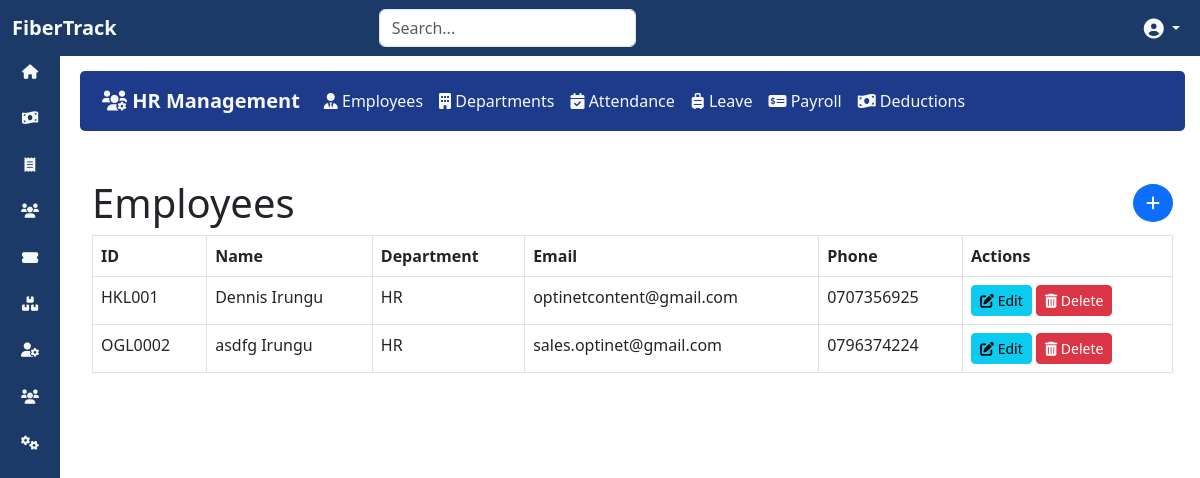
The page /hr/employees/ (signed in) on the database its author committed.
### hr/models.py (models this page shows, shortened)
class Employee(models.Model):
    employee_id = models.CharField(max_length=10, unique=True, editable=False)
    first_name = models.CharField(max_length=100)
    last_name = models.CharField(max_length=100)
    email = models.EmailField()
    phone = models.CharField(max_length=15)
    address = models.CharField(max_length=100)
    national_id = models.CharField(max_length=20, unique=True)
    emergency_contact_name = models.CharField(max_length=100, null=True, blank=True)
    emergency_contact_phone = models.CharField(max_length=15, null=True, blank=True)
    department = models.ForeignKey('Department', on_delete=models.SET_NULL, null=True, blank=True)
    job_title = models.CharField(max_length=100, null=True, blank=True)
    hire_date = models.DateField()
    salary = models.DecimalField(max_digits=10, decimal_places=2)
    is_active = models.BooleanField(default=True)
    bank = models.CharField(max_length=100, null=True, blank=True)
    branch = models.CharField(max_length=100, null=True, blank=True)
    account_number = models.CharField(max_length=50, null=True, blank=True)
    profile_photo = models.ImageField(upload_to='employee_photos/', null=True, blank=True)
    id_scan_front = models.ImageField(upload_to='id_scans/', null=True, blank=True)
    id_scan_back = models.ImageField(upload_to='id_scans/', null=True, blank=True)
    additional_documents = models.FileField(upload_to='employee_documents/', null=True, blank=True)

class Department(models.Model):
    name = models.CharField(max_length=100)
    def __str__(self):
        return self.name

### hr/views.py (the view)
# urls.py: path('employees/', views.employee_list, name='employee_list'),
@login_required(login_url='/auth/login/')
def employee_list(request):
    employees = Employee.objects.all().order_by('first_name')
    departments = Department.objects.all()
    form = EmployeeForm()
    return render(request, 'hr/employee_list.html', {
        'employees': employees,
        'form': form,
        'departments': departments,
    })

### hr/forms.py
class EmployeeForm(forms.ModelForm):
    class Meta:
        model = Employee
        fields = [
            'first_name', 'last_name', 'email', 'phone', 'address', 'national_id',
            'emergency_contact_name', 'emergency_contact_phone',
            'department', 'job_title', 'hire_date', 'salary', 'is_active',
            'bank', 'branch', 'account_number', 'profile_photo', 'id_scan_front',
            'id_scan_back', 'additional_documents'
        ]
        widgets = {
            'hire_date': forms.DateInput(attrs={'type': 'date', 'class': 'form-control'}),
            'salary': forms.NumberInput(attrs={'class': 'form-control'}),
            'is_active': forms.CheckboxInput(attrs={'class': 'form-check-input'}),
            'profile_photo': forms.ClearableFileInput(attrs={'class': 'form-control'}),
            'id_scan_front': forms.ClearableFileInput(attrs={'class': 'form-control'}),
            'id_scan_back': forms.ClearableFileInput(attrs={'class': 'form-control'}),
            'additional_documents': forms.ClearableFileInput(attrs={'class': 'form-control'}),
        }

### hr/templates/hr/employee_list.html (shortened to what this page needs)
{% extends 'base.html' %}
{% block content %}
    {% include 'hr/hr_navbar.html' %}
    <div class="container mt-5">
        <h1 class="d-flex justify-content-between align-items-center">
            Employees
            <a href="#" data-bs-toggle="modal" data-bs-target="#employeeModal" class="btn btn-primary rounded-circle">
                <i class="fas fa-plus"></i>
            </a>
        </h1>
        <table class="table table-bordered table-hover">
            <thead class="bg-light">
                <tr>
                    <th>ID</th>
                    <th>Name</th>
                    <th>Department</th>
                    <th>Email</th>
                    <th>Phone</th>
                    <th>Actions</th>
                </tr>
            </thead>
            <tbody>
                {% for employee in employees %}
                <tr class="clickable-row" data-href="{% url 'employee_detail' employee.employee_id %}">
                    <td>{{ employee.employee_id }}</td>
                    <td>{{ employee.first_name }} {{ employee.last_name }}</td>
                    <td>{{ employee.department }}</td>
                    <td>{{ employee.email }}</td>
                    <td>{{ employee.phone }}</td>
                    <td>
                        <a href="{% url 'employee_edit' employee.employee_id %}" class="btn btn-info btn-sm">
                            <i class="fas fa-edit"></i> Edit
                        </a>
                        <form method="post" action="{% url 'employee_delete' employee.employee_id %}" style="display:inline;">
                            <button type="submit" class="btn btn-danger btn-sm" onclick="return confirm('Are you sure you want to delete this employee?');">
                                <i class="fas fa-trash-alt"></i> Delete
                            </button>
                        </form>
                    </td>
                </tr>
                {% endfor %}
            </tbody>
        </table>
    </div>
{% endblock %}

### static/css/style.css (style rules this page uses)
:root { --dark-blue: #1b3a67; --dark-red: #8b0000; --light-gray: #f8f9fa; }
body { background-color: var(--light-gray); }
button { border-radius: 5px; transition: all 0.3s ease; }

### rows shown on the page
Employee: employee_id "HKL001", first_name "Dennis", last_name "Irungu", department "HR", email "optinetcontent@gmail.com", phone "0707356925"
Employee: employee_id "OGL0002", first_name "asdfg", last_name "Irungu", department "HR", email "sales.optinet@gmail.com", phone "0796374224"
